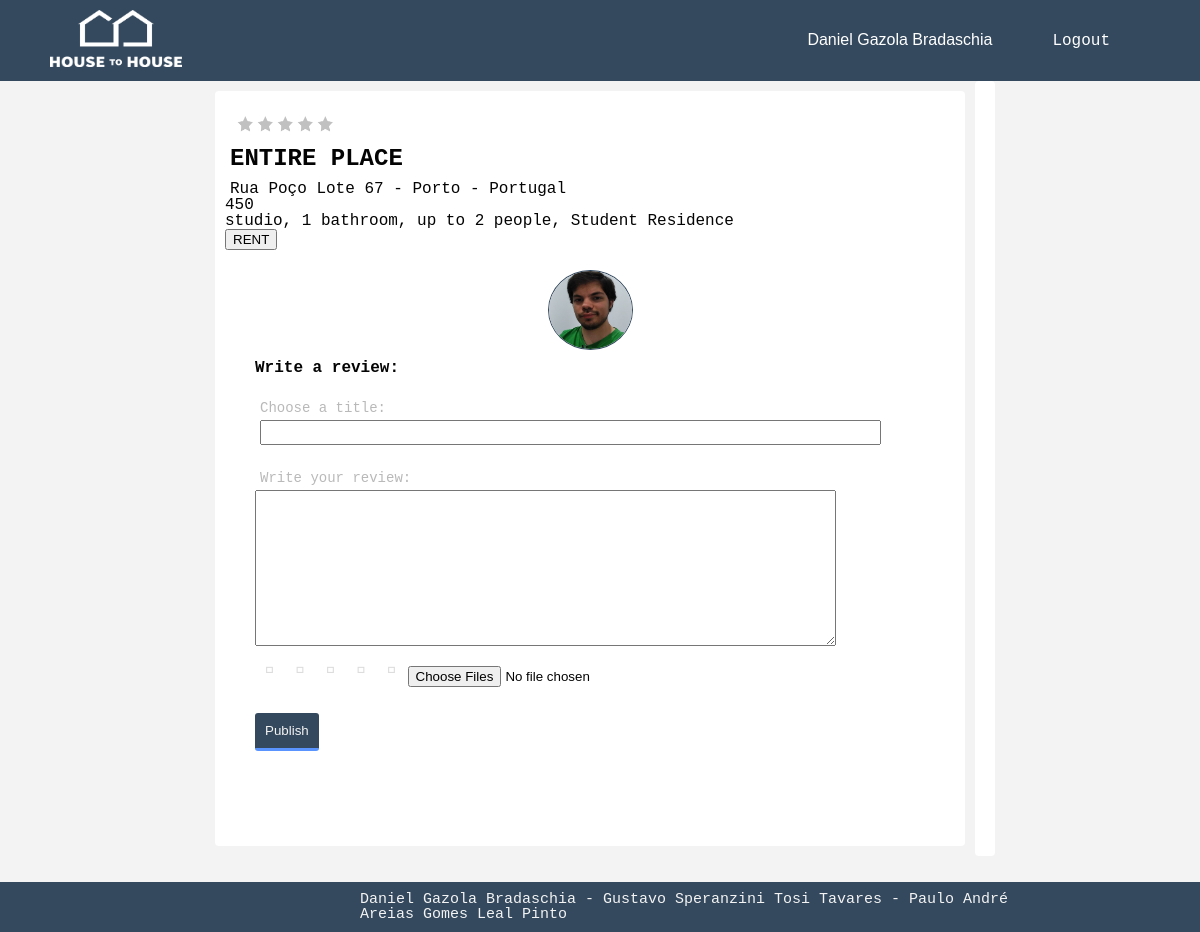
Page /src/pages/place.php?id=4 (signed in) on the committed database.
### tables this page shows
CREATE TABLE USER(
    idUser INTEGER PRIMARY KEY,
    name TEXT NOT NULL,
    password TEXT NOT NULL,
    email TEXT NOT NULL UNIQUE,
    gender CHAR CHECK (gender == 'F' OR gender == 'f' OR gender == 'M' OR gender == 'm'),
    birthdate DATE,
    cellphone INTEGER,
    profilePicture BLOB,
    type TEXT CHECK (type == 'Owner' OR type == 'Tourist')
);

CREATE TABLE PROPERTY (
    idProperty INTEGER PRIMARY KEY,
    idOwner INTEGER REFERENCES USER (idUser),
    address TEXT,
    title TEXT,
    price FLOAT,
    description TEXT,
    rate NUMERIC
);

### src/dbActions/user.php (called while the page is built, shortened)
<?php
include_once('config.php');
function getIdByUserName($email){
    global $db;
    $statement = $db->prepare('SELECT idUser FROM USER WHERE email = ? ');
    $statement->execute([$email]);
    return $statement->fetch()['idUser'];
}
function getUserInfoByUserName($email,$info){
    global $db;
    $statement = $db->prepare('SELECT * FROM USER WHERE email = ? ');
    $statement->execute([$email]);
    return $statement->fetch()[$info];
}
function getUserPhoto($email){
    global $db;
    $statement = $db->prepare('SELECT profilePicture FROM USER WHERE email = ?');
    $statement->execute([$email]);
    return $statement->fetch()['profilePicture'];
}

### src/pages/place.php (the view, shortened to what this page needs)
    <!DOCTYPE html>
    <?php
    include_once "header.php";
    include_once "../dbActions/placeUtils.php";
    include_once "../dbActions/user.php";
    $id = $_GET["id"];
    $userId = "";
    if(!empty($_SESSION['login-user']))
        $userId = $_SESSION['login-user'];
    $namePlace = getPropertyInfoById($id, 'title');
    $location = getPropertyInfoById($id, 'address');
    $description = getPropertyInfoById($id, 'description');
    $price = getPropertyInfoById($id, 'price');
    ?>
    <div class="placePage">
        <div class="main">
            <div class="container">
                    <p id="placeName"><?php echo $namePlace ?></p>
                    <p id="placeLocation"><?php echo $location ?></p>
                    <p id="placePrice"><?php echo $price ?></p>
                    <p id="placeDescription"><?php echo $description ?></p>
                    <div class="rent">
                        <?php
                        if (!(isPlaceOwner(getIdByUserName($userId), $id)) && $userId != ""){
                            echo '<button class="rent-button" id="btnCreateAccount" onclick="visibleRent()">RENT</button>';
                        }
                        ?>
                    </div>
                    <?php
                    if (isset($userId) && $userId != "")
                    {
                        echo '<div class="container">';
                        $photo = '../assets/' . getUserPhoto($_SESSION['login-user']);
                        echo '<img id="userPhoto" src=' . $photo . '>';
                        echo '<form id="formRev" class="reviewForm" action="../dbActions/sendReview.php" method="post"';
                        echo 'enctype="multipart/form-data">';
                        echo '<p class="boxTitle">Write a review:</p>';
                        echo '<label>Choose a title:</label>';
                        echo '<input type="text" name="title"><br>';
                        echo '<label>Write your review:</label>';
                        echo '​<textarea name="review" id="review" rows="10" cols="70"></textarea>';
                        echo '<fieldset class="ratingSearch">';
                        echo '<input type="radio" id="star5" name="rating" value="5"/>
                                    <label class="full" for="star5" title="Pretty f\'ing Good - 5 stars"></label>
                                <input type="radio" id="star4" name="rating" value="4"/>
                                    <label class="full" for="star4" title="Pretty Good - 4 stars"></label>
                                <input type="radio" id="star3" name="rating" value="3"/>
                                    <label class="full" for="star3" title="Seen Better and Worst - 3 stars"></label>
                                <input type="radio" id="star2" name="rating" value="2"/>
                                    <label class="full" for="star2" title="Pretty Bad - 2 stars"></label>
                                <input type="radio" id="star1" name="rating" value="1"/>
                                    <label class="full" for="star1" title="Pretty f\'ing Bad - 1 star"></label>
                                </fieldset>
                            <br><br>
                            <input type="file" name="fileToUpload[]" id="fileToUpload" multiple="multiple">
                            <br><br>
                            <input id="submit" type="submit" value="Publish">
                        </form>
                        </div>';
                    }
                    ?>
                </div>
            </div>
            <div class="container">
            </div>
        </div>
<?php
include_once "footer.php";
?>

### src/pages/header.php (shortened to what this page needs)
<?php
include_once "../dbActions/user.php";
?>
<html lang="en">
<head>
	<link rel="stylesheet" href="../assets/font-awesome/css/font-awesome.min.css">
    <link rel="stylesheet" href="../css/reset.css">
    <link rel="stylesheet" href="../css/style.css">
    <link rel="stylesheet" href="//code.jquery.com/ui/1.12.1/themes/base/jquery-ui.css">
     <div class="header">
        <div class="header-left-icon">
            <img class="logo" src="../assets/logo4.png" onclick="location.href='index.php'">
        </div>
        <div class="header-right">
            <div class="header-login">
                <?php
                if (isset($_SESSION['login-user'])) {
                    $name = getUserInfoByUserName($_SESSION['login-user'], 'name');
                    echo '<button class="login-button" onclick="location.href=\'profile.php\'" type="button">' . $name . '</button>';
                    echo '<a class="createAccount-button" href="../dbActions/logout.php">Logout</a>';
                } else {
                    echo '<button class="login-button" id="btnCreateAccount" onclick="visibleLogin()">Log In</button>';
                    echo ' <button class="createAccount-button" id="btnCreateAccount" onclick="visibleCreateAcc()">Sign Up</button>';
                }
                ?>
            </div>
        </div>
    </div>
</head>

### src/css/style.css (style rules this page uses)
*, *::after, *::before { box-sizing: border-box; }
html { font-size: 62.5%; }
a { color: #2e416a; text-decoration: none; }
.header { display: flex; flex-wrap: wrap; justify-content: space-between; background: #34495E; height: 10%; padding: 0.5em 0; }
.header .header-left-icon { float: left; width: 125px; text-align: right; margin: 2px 10px; }
.header .logo { height: 1.5cm; width: 3.5cm; margin-left: 40px; }
.header .header-right { float: right; text-align: left; align-self: center; margin: 2px 10px; font-size: 1.6rem; font-family: "Andale Mono", monospace; color: #F3F3F3; position: relative; z-index: 2; }
.header .header-right .header-login { float: left; align-self: center; vertical-align: middle; text-align: center; }
.login-button { background-color: #34495E; border: none; color: #ffffff; text-align: center; text-decoration: none; display: inline-block; font-size: 16px; padding-right: 60px; }
.createAccount-button { background-color: #34495E; border: none; color: #ffffff; text-align: center; text-decoration: none; display: inline-block; font-size: 16px; padding-right: 20px; }
.placePage { display: flex; flex-wrap: wrap; -webkit-align-content: center; align-content: center; }
.placePage .container { margin-bottom: 1.6em; background-color: #ffffff; border-radius: 4px; padding: 10px 10px 10px 10px; }
.placePage .main { padding: 10px 10px 10px 10px; position: relative; min-width: 500px; width: 100%; }
@media only screen and (min-width: 850px) { .placePage { display: flex; flex-wrap: nowrap; justify-content: center; } }
@media only screen and (min-width: 850px) { .placePage .main { max-width: 770px; min-width: 400px; float: left; } }
#placeName { font-family: "Andale Mono", monospace; padding-top: 10px; padding-left: 5px; font-size: x-large; font-weight: bold; }
#placeLocation { font-family: "Andale Mono", monospace; padding-top: 10px; padding-left: 5px; font-size: medium; }
.reviewForm { padding-left: 20px; padding-bottom: 50px; }
.reviewForm button, .reviewForm input[type="submit"], .reviewForm input[type="button"] { margin-top: 10px; align-content: center; background: #34495E; border: none; padding: 10px 10px 10px 10px; border-bottom: 3px solid #5994FF; border-radius: 3px; color: #F3F3F3; }
.reviewForm input[type="text"] { box-sizing: border-box; -webkit-box-sizing: border-box; -moz-box-sizing: border-box; width: 90%; display: block; height: 25px; margin: 5px; line-height: 25px; font-size: 16px; font-family: "Andale Mono", monospace; }
.reviewForm label { float: left; margin: 5px; color: #B9B9B9; font-size: 14px; overflow: hidden; font-family: "Andale Mono", monospace; }
.boxTitle { font-family: "Andale Mono", monospace; padding-top: 10px; padding-bottom: 20px; font-size: medium; font-weight: bold; }
#userPhoto { border-radius: 50%; width: 85px; height: 80px; display: block; margin-left: auto; margin-right: auto; margin-top: 10px; border: 1.5px solid #34495E; }
.ratingSearch { border: none; float: left; }
.ratingSearch>label:before { margin: 5px; font-size: 1.25em; font-family: "Andale Mono", monospace; display: inline-block; content: "\f005"; }
.ratingSearch>label { color: #ddd; float: right; }

### rows in the picture
user: name "Daniel Gazola Bradaschia", profilePicture (picture)
property: rate 0 (drawn), title "ENTIRE PLACE", address "Rua Poço Lote 67 - Porto - Portugal", price "450", description "studio, 1 bathroom, up to 2 people, Student Residence"
